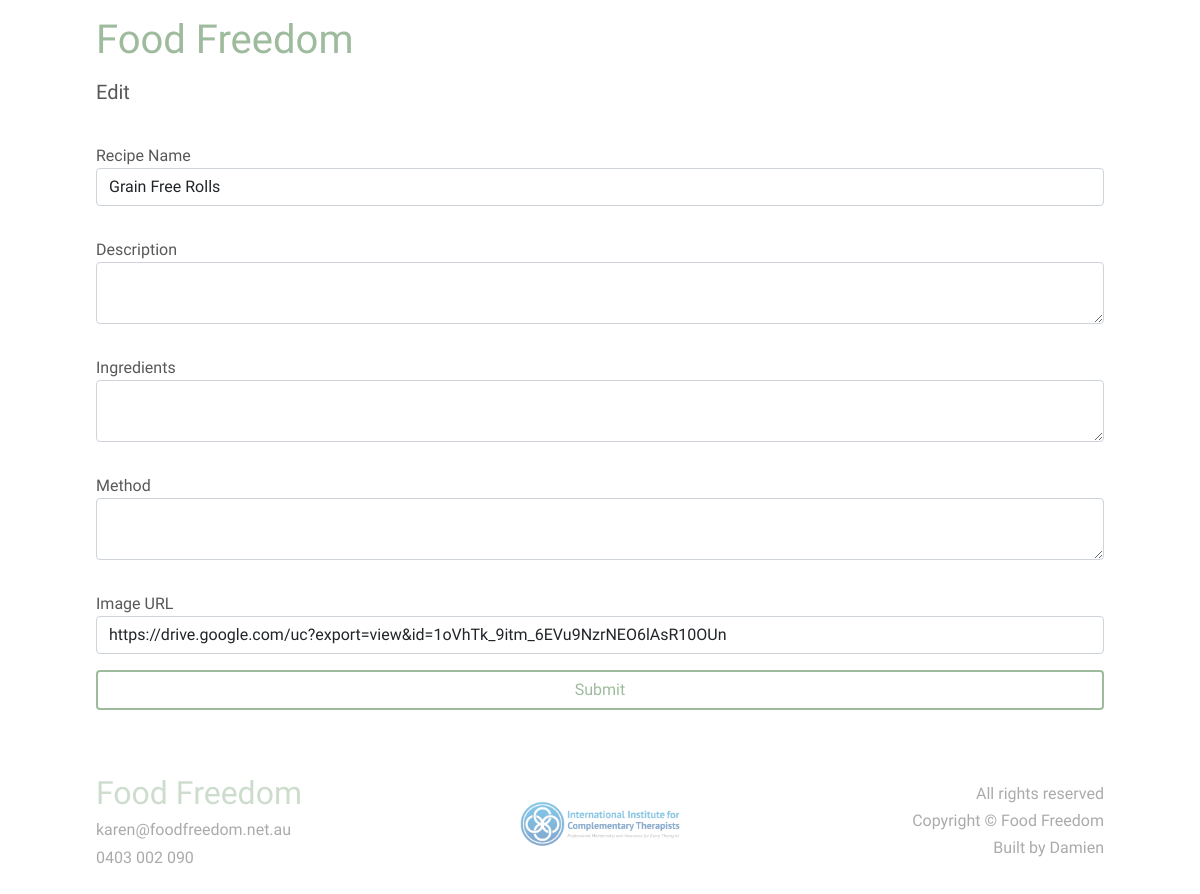
/edit?id=1 (signed in), run on the app's committed database.
### main.py (models this page shows, shortened)
class Recipe(db.Model):
    __tablename__ = "recipes"
    id = db.Column(db.Integer, primary_key=True)
    name = db.Column(db.String(80), nullable=False)
    desc = db.Column(db.String(1500), nullable=False)
    ingredients = db.Column(db.String(1500), nullable=False)
    method = db.Column(db.String(1500), nullable=False)
    image = db.Column(db.String(400), nullable=True)

### main.py (the view, shortened to what this page needs)
@app.route("/edit", methods=["GET", "POST"])
@login_required
@admin_only
def edit():
    recipe_id = request.args.get("id")
    recipe = Recipe.query.get(recipe_id)
    form = AddRecipeForm(
        name=recipe.name,
        desc=recipe.desc,
        ingredients=recipe.ingredients,
        method=recipe.method,
        image=recipe.image
    )
    return render_template("admin/edit.html", form=form, recipe=recipe, logged_in=True)

### forms.py
class AddRecipeForm(FlaskForm):
    name = StringField("Recipe Name")
    desc = StringField("Description", widget=TextArea(), validators=[Length(max=1500)])
    ingredients = StringField("Ingredients", widget=TextArea(), validators=[Length(max=1500)])
    method = StringField("Method", widget=TextArea(), validators=[Length(max=1500)])
    image = StringField("Image URL")
    submit = SubmitField("Submit")

### main.py (called while the page is built)
@login_manager.user_loader
def load_user(user_id):
    return User.query.get(int(user_id))

def admin_only(f):
    @wraps(f)
    def decorated_function(*args, **kwargs):
        if current_user.id != 1:
            return abort(403)
        return f(*args, **kwargs)
    return decorated_function

### templates/admin/edit.html
{% extends 'base.html' %}
{% import "bootstrap/wtf.html" as wtf %}
{% block content %}
    <div id="edit" class="side-margin">
        <h1>Food Freedom</h1>
        <h5>Edit</h5>
        {{ wtf.quick_form(form) }}
    </div>
{% endblock %}

### static/css/base.css (style rules this page uses)
:root { --main-color: #9ebb9e; --secondary-color: #58585a; --white-smoke: #f6f9f6; --corner-r: 8px; }
body { font-family: 'Oxygen', sans-serif; color: var(--secondary-color) }
h1 { font-family: 'MuseoModerno', cursive; font-size: 2.5rem; color: var(--main-color); margin: 0; font-weight: 500; }
h5 { font-family: 'MuseoModerno', cursive; text-transform: capitalize; color: var(--secondary-color); font-weight: 400; padding: 1rem 0; }
body { color: var(--secondary-color); }
.side-margin { padding: 1rem 6rem; }
.btn { width: 100%; border: 2px solid var(--main-color); color: var(--main-color); }
.form-group { padding: 1rem 0; }

### data on the page
Recipe: name "Grain Free Rolls", image "https://drive.google.com/uc?export=view&id=1oVhTk_9itm_6EVu9NzrNEO6lAsR10OUn"
